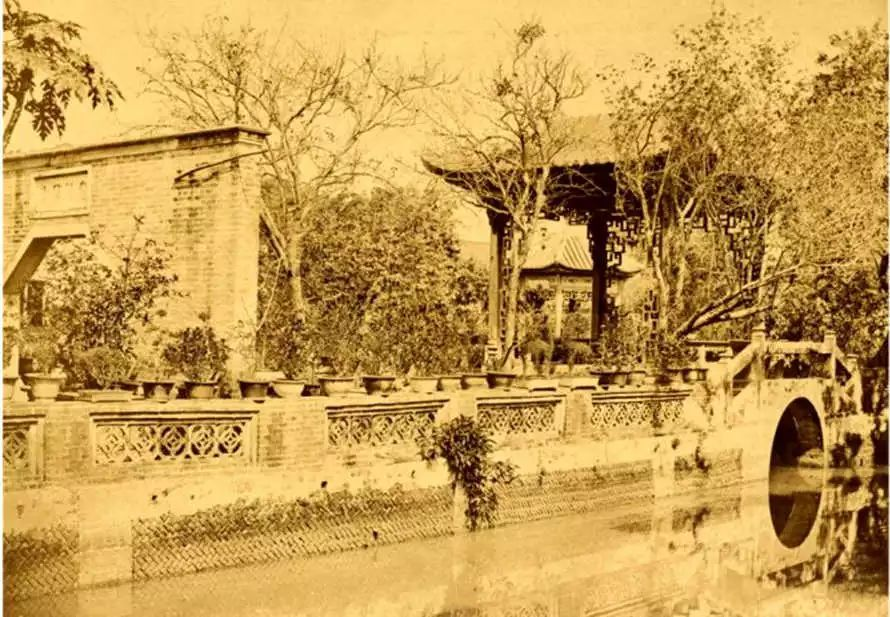
#> input picture images/2.jpg, 890 x 617 px, found by its file name
$ python FeatureMatching.py
#> lines starting #> are read from the running program, lines starting #| are printed output that depends on the picture
#%% import
import numpy as np
import cv2 as cv
import matplotlib.pyplot as plt
#%% Brute-Force Matching with ORB Descriptors
img1 = cv.imread('images/2.jpg',0)          # queryImage
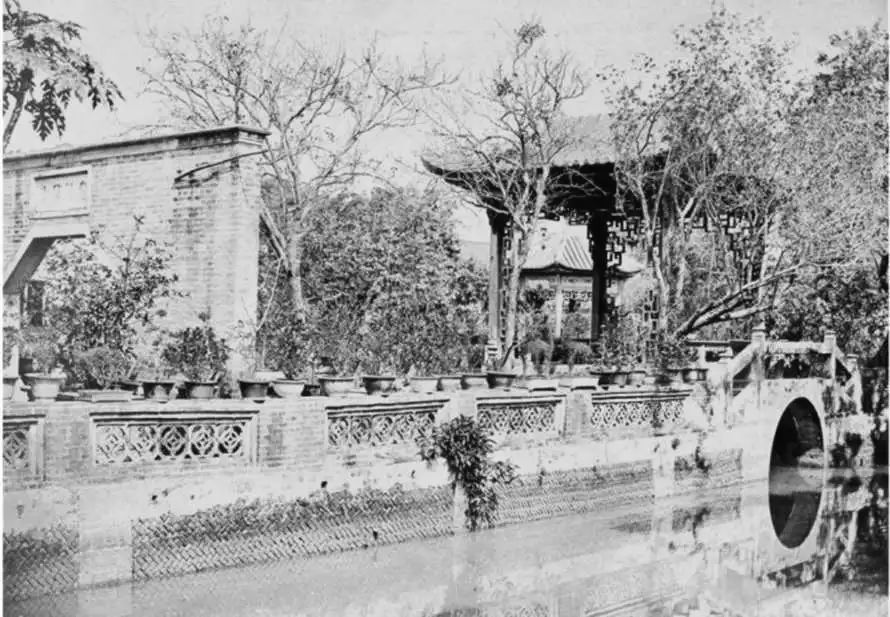
#> img1: shape (617, 890); min 0, max 255, mean 161.1
img2 = cv.imread('images/6.jpg',0)          # trainImage
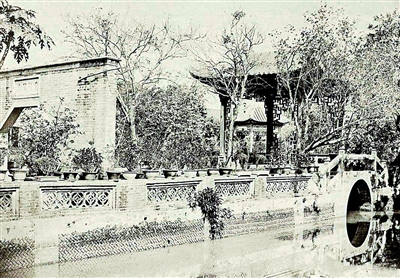
#> input picture images/6.jpg, 400 x 278 px, found by its file name
#> img2: shape (278, 400); min 0, max 255, mean 173.8
# Initiate ORB detector
orb = cv.ORB_create()
# find the keypoints and descriptors with ORB
kp1, des1 = orb.detectAndCompute(img1,None)
#> kp1 = 500 keypoints; strongest (x, y, size): (611, 259, 37.2), (620, 247, 37.2), (324, 482, 37.2), (619, 248, 44.6)
kp2, des2 = orb.detectAndCompute(img2, None)
#> kp2 = 500 keypoints; strongest (x, y, size): (86, 202, 31), (99, 203, 31), (75, 174, 31), (209, 174, 31)

# create BFMatcher object
bf = cv.BFMatcher(cv.NORM_HAMMING, crossCheck=True)
# Match descriptors.
matches = bf.match(des1,des2)
#> matches = 170 matches
# Sort them in the order of their distance.
matches = sorted(matches, key = lambda x:x.distance)
# Draw first 10 matches.
img3 = cv.drawMatches(img1,kp1,img2,kp2,matches[:10],None, flags=2)
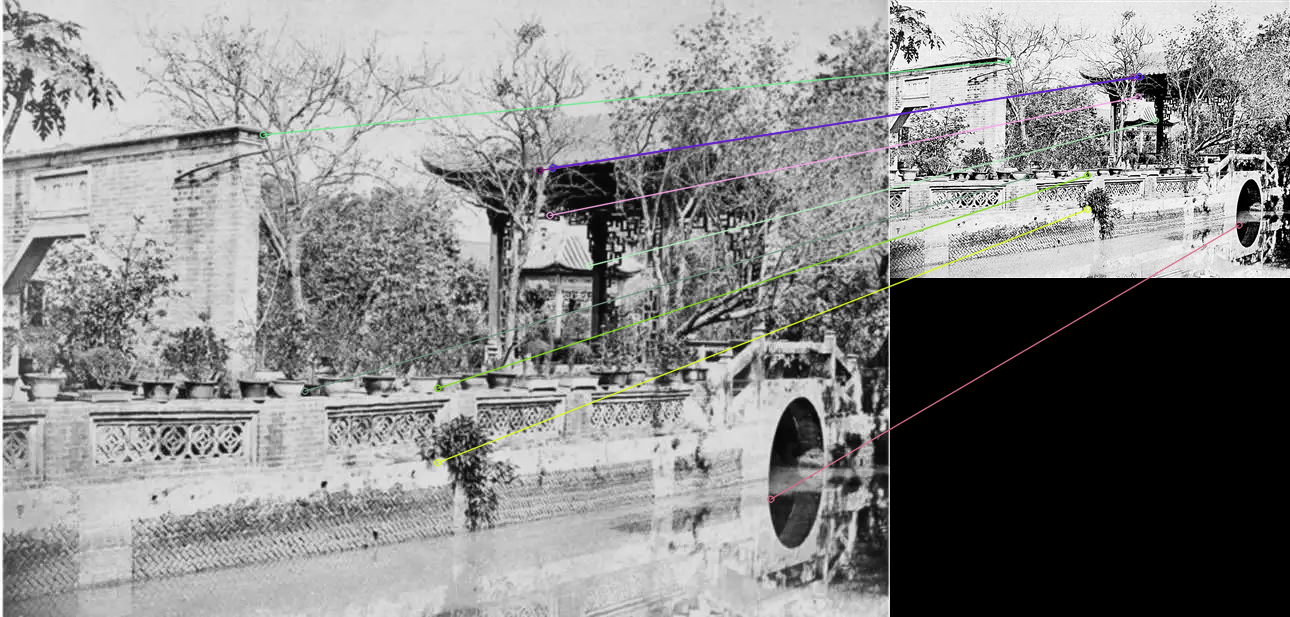
#> img3: shape (617, 1290, 3); mean of channels 0, 1, 2 135.4, 135.8, 135.6; drawn as B, G, R
plt.imshow(img3), plt.show()

#%% Brute-Force Matching with SIFT Descriptors and Ratio Test
img1 = cv.imread('images/2.jpg',0)          # queryImage
img2 = cv.imread('images/6.jpg',0)          # trainImage
# Initiate SIFT detector
sift = cv.SIFT()
# find the keypoints and descriptors with SIFT
kp1, des1 = sift.detectAndCompute(img1,None)
#> kp1 = 12434 keypoints; strongest (x, y, size): (324, 484, 3.9), (187, 456, 3), (158, 458, 3.3), (608, 223, 2)
kp2, des2 = sift.detectAndCompute(img2,None)
#> kp2 = 1178 keypoints; strongest (x, y, size): (397, 222, 1.9), (395, 179, 2.2), (106, 194, 2), (87, 204, 2)
# BFMatcher with default params
bf = cv.BFMatcher()
matches = bf.knnMatch(des1,des2, k=2)
#> matches = 12434 matches
# Apply ratio test
good = []
for m,n in matches:
    if m.distance < 0.75*n.distance:
        good.append([m])
#> after the loop, good = 710 matches
# cv.drawMatchesKnn expects list of lists as matches.
img3 = cv.drawMatchesKnn(img1,kp1,img2,kp2,good,None,flags=2)
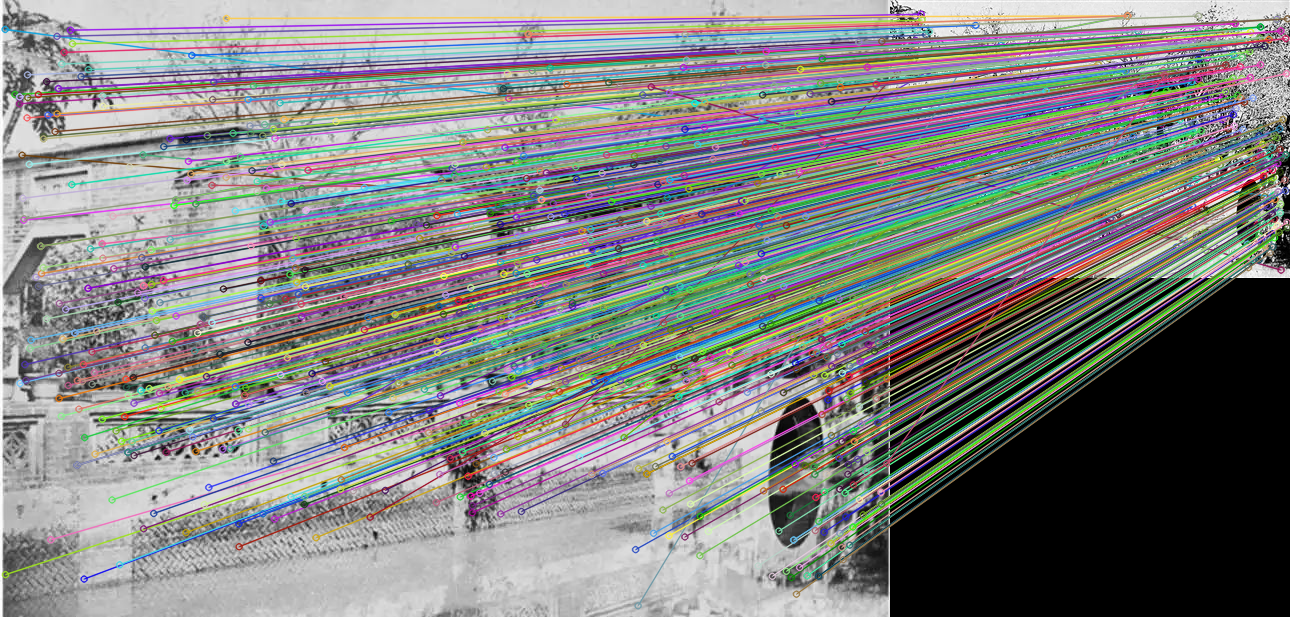
#> img3: shape (617, 1290, 3); mean of channels 0, 1, 2 129.4, 130.6, 130; drawn as B, G, R
plt.imshow(img3), plt.show()

#%% FLANN(Fast Library for Approximate Nearest Neighbors) based Matcher
img1 = cv.imread('images/2.jpg',0)          # queryImage
img2 = cv.imread('images/6.jpg',0)          # trainImage
# Initiate SIFT detector
sift = cv.SIFT()
# find the keypoints and descriptors with SIFT
kp1, des1 = sift.detectAndCompute(img1,None)
kp2, des2 = sift.detectAndCompute(img2,None)
# FLANN parameters
FLANN_INDEX_KDTREE = 1
index_params = dict(algorithm = FLANN_INDEX_KDTREE, trees = 5)
search_params = dict(checks=50)   # or pass empty dictionary
flann = cv.FlannBasedMatcher(index_params,search_params)
matches = flann.knnMatch(des1,des2,k=2)
# Need to draw only good matches, so create a mask
matchesMask = [[0,0] for i in range(len(matches))]
#> matchesMask = 12434 pairs, first value 0 to 0, second value 0 to 0
# ratio test as per Lowe's paper
for i,(m,n) in enumerate(matches):
    if m.distance < 0.7*n.distance:
        matchesMask[i]=[1,0]
#> after the loop, matchesMask = 12434 pairs, first value 0 to 1, second value 0 to 0
draw_params = dict(matchColor = (0,255,0),
                   singlePointColor = (255,0,0),
                   matchesMask = matchesMask,
                   flags=0)
#> draw_params = 4 items
img3 = cv.drawMatchesKnn(img1,kp1,img2,kp2,matches,None,**draw_params)
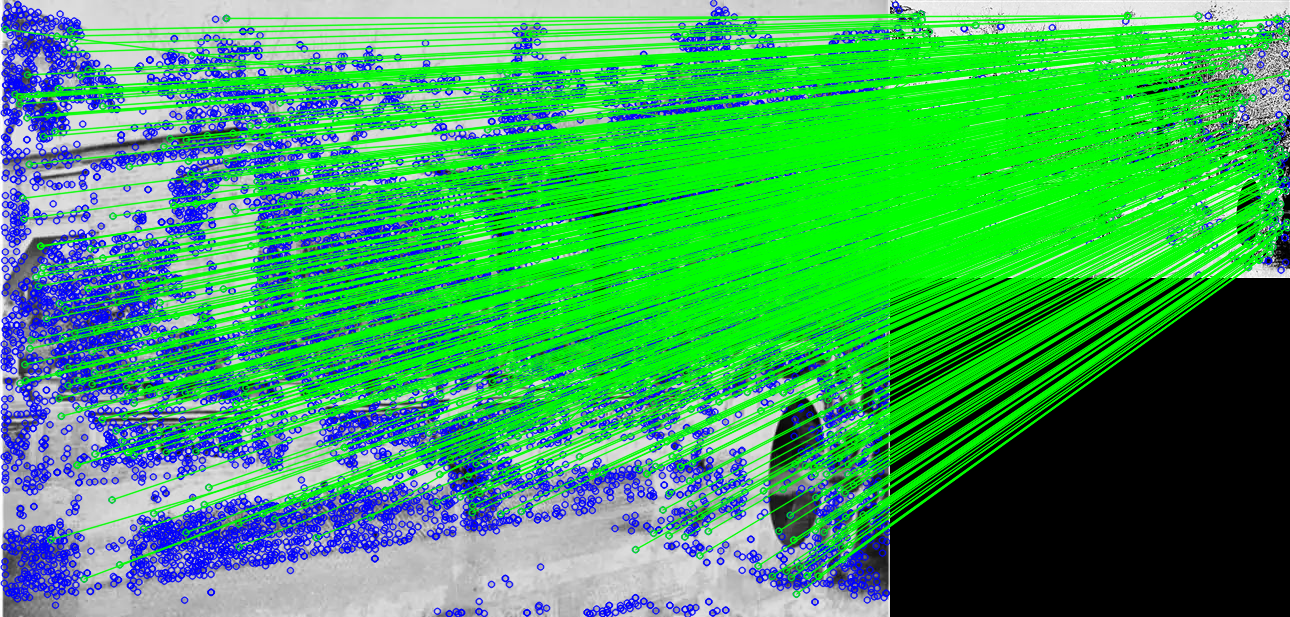
#> img3: shape (617, 1290, 3); mean of channels 0, 1, 2 92, 162.8, 61; drawn as B, G, R
plt.imshow(img3),plt.show()
